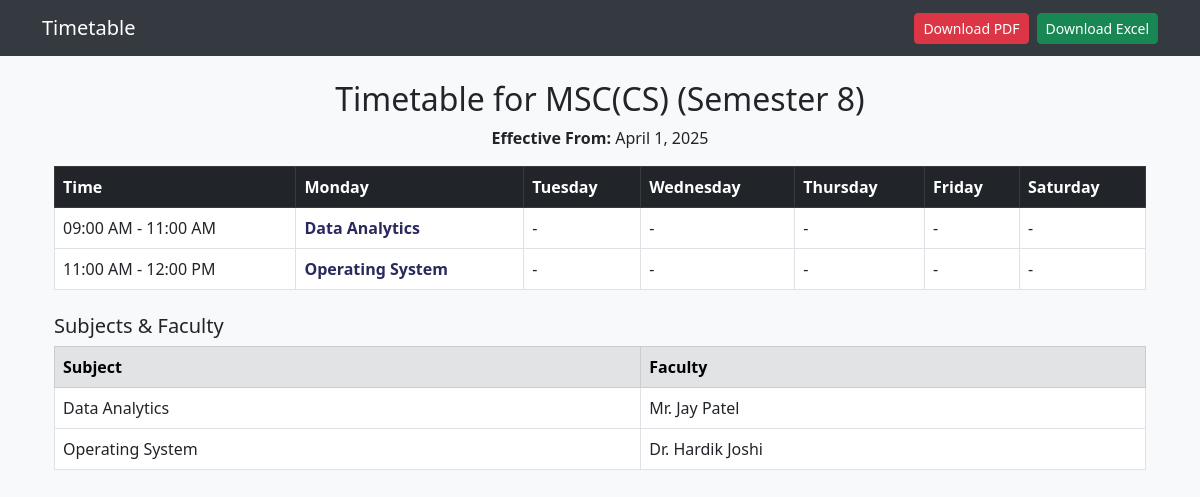
The app's page /timetable/4/ with its own data.
### timetable/models.py (models this page shows, shortened)
class Course(models.Model):
    name = models.CharField(max_length=100)
    semester = models.IntegerField()
    classroom = models.CharField(max_length=50, blank=True, null=True)

class TimetablePrintDate(models.Model):
    course = models.OneToOneField('Course', on_delete=models.CASCADE)
    effective_date = models.DateField(null=True, blank=True)

class TimetableEntry(models.Model):
    course = models.ForeignKey(Course, on_delete=models.CASCADE)
    day = models.CharField(
        max_length=20,
        choices=[('Monday', 'Monday'), ('Tuesday', 'Tuesday'), ('Wednesday', 'Wednesday'),
                 ('Thursday', 'Thursday'), ('Friday', 'Friday'), ('Saturday', 'Saturday')]
    )
    start_time = models.TimeField()
    end_time = models.TimeField()
    subject = models.ForeignKey(Subject, on_delete=models.SET_NULL, null=True, blank=True)
    faculty = models.ForeignKey(Faculty, on_delete=models.SET_NULL, null=True, blank=True)
    is_break = models.BooleanField(default=False)
    is_lab = models.BooleanField(default=False)
    lab_choice = models.CharField(
        max_length=10,
        choices=[('Lab 1', 'Lab 1'), ('Lab 2', 'Lab 2'), ('Lab 3', 'Lab 3'), ('Lab 4', 'Lab 4')],
        blank=True,
        null=True
    )

class Subject(models.Model):
    name = models.CharField(max_length=100)
    faculty = models.ForeignKey(Faculty, on_delete=models.SET_NULL, null=True, blank=True)
    course = models.ForeignKey(Course, on_delete=models.CASCADE)
    track = models.CharField(max_length=50, choices=[('AI-ML', 'AI-ML'), ('Web', 'Web')], null=True, blank=True)
    is_common = models.BooleanField(default=False)

class Faculty(models.Model):
    name = models.CharField(max_length=100)

### timetable/views.py (the view)
# urls.py: path('timetable/<int:course_id>/', timetable_view, name='timetable'),
def timetable_view(request, course_id):
    course = get_object_or_404(Course, id=course_id)
    timetable_entries = TimetableEntry.objects.filter(course=course).order_by('start_time')
    grouped_entries = defaultdict(lambda: defaultdict(list))
    subjects_faculty = {}
    time_slots_set = set()
    for entry in timetable_entries:
        start = entry.start_time.strftime("%H:%M")
        end = entry.end_time.strftime("%H:%M")
        time_slot = (start, end)
        grouped_entries[entry.day][time_slot].append(entry)
        time_slots_set.add(time_slot)
        if entry.subject and entry.faculty and entry.subject.name not in subjects_faculty:
            subjects_faculty[entry.subject.name] = entry.faculty.name
    print_info = TimetablePrintDate.objects.filter(course=course).first()
    context = {
        'course': course,
        'timetable_entries': grouped_entries,
        'subjects_faculty': subjects_faculty,
        'days': ["Monday", "Tuesday", "Wednesday", "Thursday", "Friday", "Saturday"],
        'time_slots': sorted(time_slots_set),
        'current_date': date.today().strftime('%d-%m-%Y'),
        'effective_note': print_info.effective_date if print_info else None,
    }
    return render(request, 'timetable/timetable.html', context)

### timetable/templatetags/custom_filters.py (called while the page is built)
@register.filter
def get_item(dictionary, key):
    if dictionary is None:
        return None
    return dictionary.get(key, None)

@register.filter
def format_time(value):
    try:
        if isinstance(value, str):
            value = datetime.strptime(value, "%H:%M").time()
        return value.strftime("%I:%M %p")  # Safe across Windows, Linux, macOS
    except:
        return value

### timetable/templates/timetable/timetable.html (shortened to what this page needs)
{% extends 'base.html' %}
{% load custom_filters %}
{% block content %}
<div class="container mt-4">
<h2 class="text-center">Timetable for {{ course.name }} (Semester {{ course.semester }})</h2>
{% if effective_note %}
    <p class="text-center"><strong>Effective From:</strong> {{ effective_note }}</p>
{% endif %}
    <table class="table table-bordered">
        <thead class="table-dark">
            <tr>
                <th>Time</th>
                {% for day in days %}
                    <th>{{ day }}</th>
                {% endfor %}
            </tr>
        </thead>
        <tbody>
            {% for time in time_slots %}
                <tr>
                    <td>{{ time.0|format_time }} - {{ time.1|format_time }}</td>
                    {% for day in days %}
                        <td>
                            {% with entries=timetable_entries|get_item:day|get_item:time %}
                                {% if entries %}
                                    {% for entry in entries %}
                                        {% if entry.is_break %}
                                            <div class="break"><strong>Break</strong></div>
                                        {% else %}
                                            <div class="subject">
                                                <strong>{{ entry.subject.name }}</strong>
                                            </div>
                                        {% endif %}
                                    {% endfor %}
                                {% else %}
                                    -
                                {% endif %}
                            {% endwith %}
                        </td>
                    {% endfor %}
                </tr>
            {% endfor %}
        </tbody>
    </table>
    <h5 class="mt-4">Subjects & Faculty</h5>
    <table class="table table-bordered">
        <thead class="table-secondary">
            <tr>
                <th>Subject</th>
                <th>Faculty</th>
            </tr>
        </thead>
        <tbody>
            {% for subject, faculty in subjects_faculty.items %}
                <tr>
                    <td class="subject">{{ subject }}</td>
                    <td class="faculty">{{ faculty }}</td>
                </tr>
            {% empty %}
                <tr>
                    <td colspan="2" class="text-center">No subjects assigned yet.</td>
                </tr>
            {% endfor %}
        </tbody>
    </table>
</div>
{% endblock %}

### timetable/templates/base.html (style rules this page uses)
body { background-color: #f8f9fa; }

### timetable/templates/timetable/timetable.html (style rules this page uses)
.subject { color: #29295e; }
.faculty { color: #FFD700; }

### records on screen
Course: name "MSC(CS)", semester "8"
TimetablePrintDate: effective_date "April 1, 2025"
TimetableEntry: subject.name "Data Analytics"
TimetableEntry: subject.name "Operating System"
Subject: subjects_faculty "Data Analytics"
Faculty: subjects_faculty "Mr. Jay Patel"
Subject: subjects_faculty "Operating System"
Faculty: subjects_faculty "Dr. Hardik Joshi"

### other values on screen
{{ day }} "Monday" "Tuesday" "Wednesday" "Thursday" "Friday" "Saturday"
{{ time.0|format_time }} "09:00 AM" "11:00 AM"
{{ time.1|format_time }} "11:00 AM" "12:00 PM"
